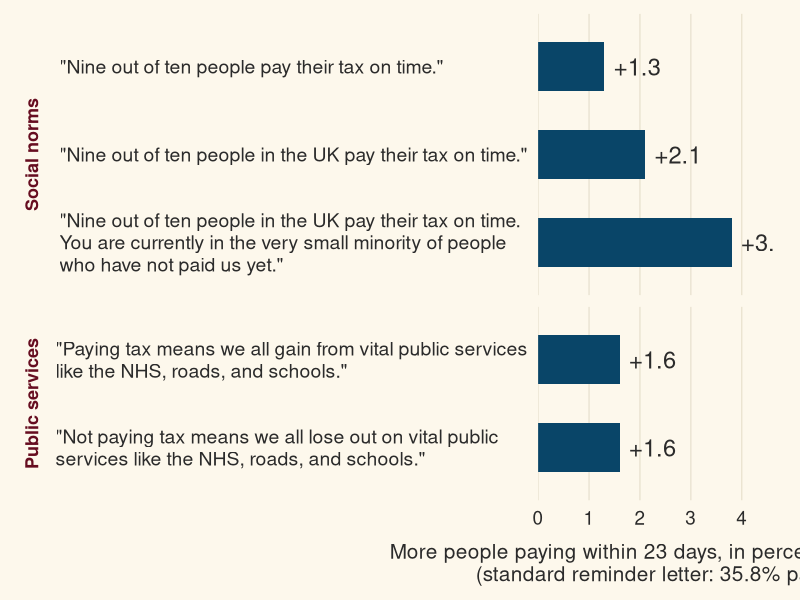

Reproduce this figure in R.
# Bar chart for the tax reminder slide in 04-slides.qmd.
# Data: Hallsworth, List, Metcalfe & Vlaev (2017), Journal of Public Economics,
# Table 4, column (I), Experiment 1: marginal effect of each message on paying
# within 23 days, compared with the standard reminder letter (35.8% paid).
# Run from the repo root: Rscript slides/images/hallsworth2017_table4.R
library(ggplot2)

d <- data.frame(
  message = c(
    "\"Nine out of ten people pay their tax on time.\"",
    "\"Nine out of ten people in the UK pay their tax on time.\"",
    "\"Nine out of ten people in the UK pay their tax on time.\nYou are currently in the very small minority of people\nwho have not paid us yet.\"",
    "\"Paying tax means we all gain from vital public services\nlike the NHS, roads, and schools.\"",
    "\"Not paying tax means we all lose out on vital public\nservices like the NHS, roads, and schools.\""
  ),
  group = c(rep("Social norms", 3), rep("Public services", 2)),
  effect = c(1.3, 2.1, 3.8, 1.6, 1.6)
)
d$message <- factor(d$message, levels = rev(d$message))
d$group <- factor(d$group, levels = c("Social norms", "Public services"))

p <- ggplot(d, aes(x = effect, y = message)) +
  geom_col(fill = "#094568", width = 0.55) +
  geom_text(aes(label = sprintf("+%.1f", effect)), hjust = -0.2, size = 6, colour = "#2b2b2b") +
  facet_grid(group ~ ., scales = "free_y", space = "free_y", switch = "y") +
  scale_x_continuous(limits = c(0, 4.6), expand = c(0, 0)) +
  labs(
    x = "More people paying within 23 days, in percentage points\n(standard reminder letter: 35.8% paid)",
    y = NULL
  ) +
  theme_minimal(base_size = 17) +
  theme(
    plot.background = element_rect(fill = "#fdf8ec", colour = NA),
    panel.background = element_rect(fill = "#fdf8ec", colour = NA),
    panel.grid.major.y = element_blank(),
    panel.grid.minor = element_blank(),
    panel.grid.major.x = element_line(colour = "#e6dfcc", linewidth = 0.4),
    strip.placement = "outside",
    strip.text.y.left = element_text(angle = 90, face = "bold", colour = "#660d20", size = 13),
    axis.text.y = element_text(colour = "#2b2b2b", size = 14, lineheight = 0.95, hjust = 0),
    axis.text.x = element_text(colour = "#2b2b2b"),
    axis.title.x = element_text(colour = "#2b2b2b", size = 15, margin = margin(t = 10)),
    plot.margin = margin(10, 20, 10, 10)
  )

ggsave("slides/images/hallsworth2017_table4.png", p, width = 13, height = 6.2, dpi = 160)
